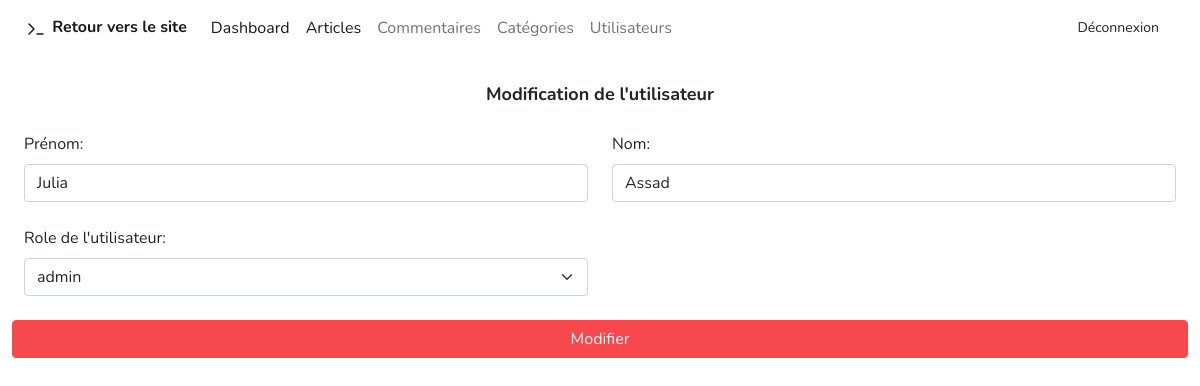
The app's page /admin/users/modificationUser/3 (signed in) with its own data.
### tables this page shows
CREATE TABLE `Users` (
  `user_id` int(11) NOT NULL,
  `user_firstname` varchar(255) NOT NULL,
  `user_lastname` varchar(255) NOT NULL,
  `user_email` varchar(255) NOT NULL,
  `user_password` varchar(255) NOT NULL,
  `user_role` int(11) NOT NULL
);

CREATE TABLE `UserRole` (
  `id` int(11) NOT NULL,
  `role` varchar(100) NOT NULL
);

### controllers/backend/Users.php (called while the page is built, shortened)
<?php
require_once "models/UsersManager.class.php";
class Users
{
    private $userManager;
    public function __construct()
    {
        $this->userManager = new usersManager;
    }
    public function modificationUser($id)
    {
        $userRoles = $this->userManager->getUserRoles();
        $user = $this->userManager->getUserbyId($id);
        require_once "views/back/adminUserModif.view.php";
    }
}

### models/Model.class.php (called while the page is built, shortened)
<?php
abstract class Model
{
    private static $pdo;
    private static function setBdd()
    {
        self::$pdo = new PDO("mysql:host=".HOST_NAME.";dbname=".DATABASE_NAME .";charset=utf8", USER_NAME, PASSWORD);
        self::$pdo->setAttribute(PDO::ATTR_ERRMODE, PDO::ERRMODE_WARNING);
    }
    protected function getBdd()
    {
        return self::$pdo;
    }
}

### models/UsersManager.class.php (called while the page is built, shortened)
<?php
require_once "Model.class.php";
class UsersManager extends Model
{
    public function getUserbyId($id){
        $req = "
        SELECT * FROM Users
        where user_id = :id
      ";
        $stmt = $this->getBdd()->prepare($req);
        $stmt->bindValue(":id", $id, PDO::PARAM_INT);
        $stmt->execute();
        $user = $stmt->fetch(PDO::FETCH_ASSOC);
        return $user;
    }
    public function getUserRoles(){
        $req = $this->getBdd()->prepare("
        SELECT * FROM UserRole
      ");
        $req->execute();
        $userRoles = $req->fetchAll(PDO::FETCH_ASSOC);
        return $userRoles;
    }
}

### views/back/adminUserModif.view.php (the view, shortened to what this page needs)
<?php include 'views/back/headerAdmin.php'; ?>
<section class="px-4 py-4">
    <h1 class="text-lg fw-bold text-center ">Modification de l'utilisateur</h1>
    <form class="mt-4 row align-items-center" action="" method="POST">
        <div class="col-6 mb-4">
            <label class="form-label" for="firstname">Prénom:</label>
            <input type="text" class="form-control" name="firstname" id="firstname"
                   value="<?php echo $user['user_firstname']; ?>">
        </div>
        <div class="col-6 mb-4">
            <label class="form-label" for="lastname">Nom:</label>
            <input type="text" class="form-control" name="lastname" id="lastname"
                   value="<?php echo $user['user_lastname']; ?>">
        </div>
        <div class="col-6 mb-4">
            <label class="form-label" for="userRole">Role de l'utilisateur:</label>
            <select class="form-select" name="userRole" id="userRole" required>
                <?php
                foreach ($userRoles as $userRole) : ?>
                    <option value="<?php echo $userRole['id'] ?>"
                        <?php if ($user['user_role'] == $userRole['id']) echo "selected"; ?>>
                    <?php echo $userRole['role']; ?>
                    </option>
                <?php endforeach; ?>
            </select>
        </div>
            <input name="submit" type="submit" class="btn btn-tart-orange text-white" value="Modifier">
    </form>
</section>
<?php include 'views/back/footerAdmin.php'; ?>

### records on screen
users: firstname "Julia", lastname "Assad", userRole "admin"
